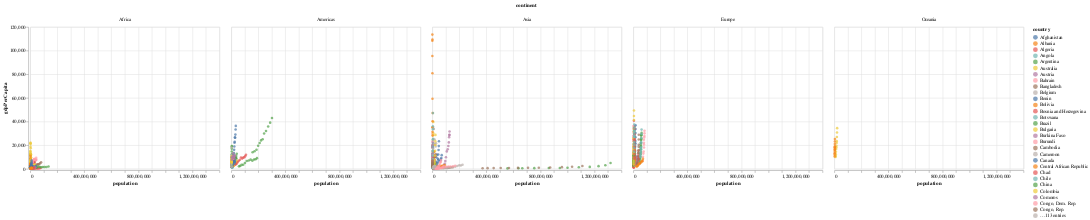

Source (notebook cell):
### Code cell
alt.Chart(data).mark_circle().encode(alt.X("population"),
                                    y="gdpPerCapita",
                                    color="country"
                                    ).facet(column="continent")

### Figure 1 — Vega-Lite specification as saved in the notebook (floating-point values rounded to 4 significant figures; data arrays with more than 128 entries replaced by an {"elided": "..."} marker saying what was removed)
{"config": {"view": {"continuousWidth": 400, "continuousHeight": 300}}, "data": {"name": "data-d581ca36b3189a3bd79524340c049937"}, "facet": {"column": {"type": "nominal", "field": "continent"}}, "spec": {"mark": "circle", "encoding": {"color": {"type": "nominal", "field": "country"}, "x": {"type": "quantitative", "field": "population"}, "y": {"type": "quantitative", "field": "gdpPerCapita"}}}, "$schema": "https://vega.github.io/schema/vega-lite/v4.8.1.json", "datasets": {"data-d581ca36b3189a3bd79524340c049937": {"elided": "1704 records"}}}
